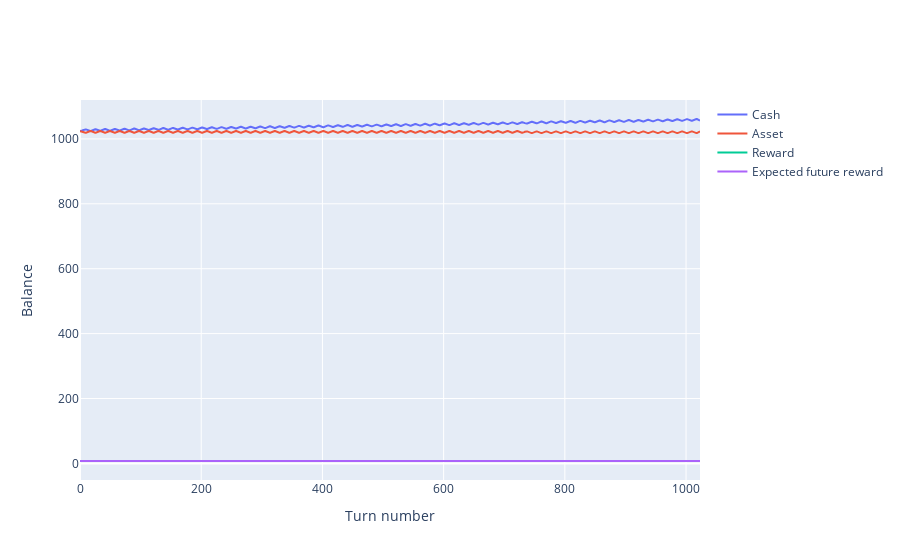

The cell this chart's notebook holds for it:
### Code cell
balance_plot(turn_results)

### Figure 1 — Plotly figure (JSON) as saved in the notebook; plotly's stock layout.template omitted (floating-point values rounded to 4 significant figures; data arrays with more than 128 entries replaced by an {"elided": "..."} marker saying what was removed)
{"data": [{"name": "Cash", "type": "scatter", "y": {"elided": "1024 float values"}}, {"name": "Asset", "type": "scatter", "y": {"elided": "1024 int values"}}, {"name": "Reward", "type": "scatter", "y": {"elided": "1024 float values"}}, {"name": "Expected future reward", "type": "scatter", "y": {"elided": "1024 float values"}}], "layout": {"xaxis": {"title": {"text": "Turn number"}}, "yaxis": {"title": {"text": "Balance"}}}}
